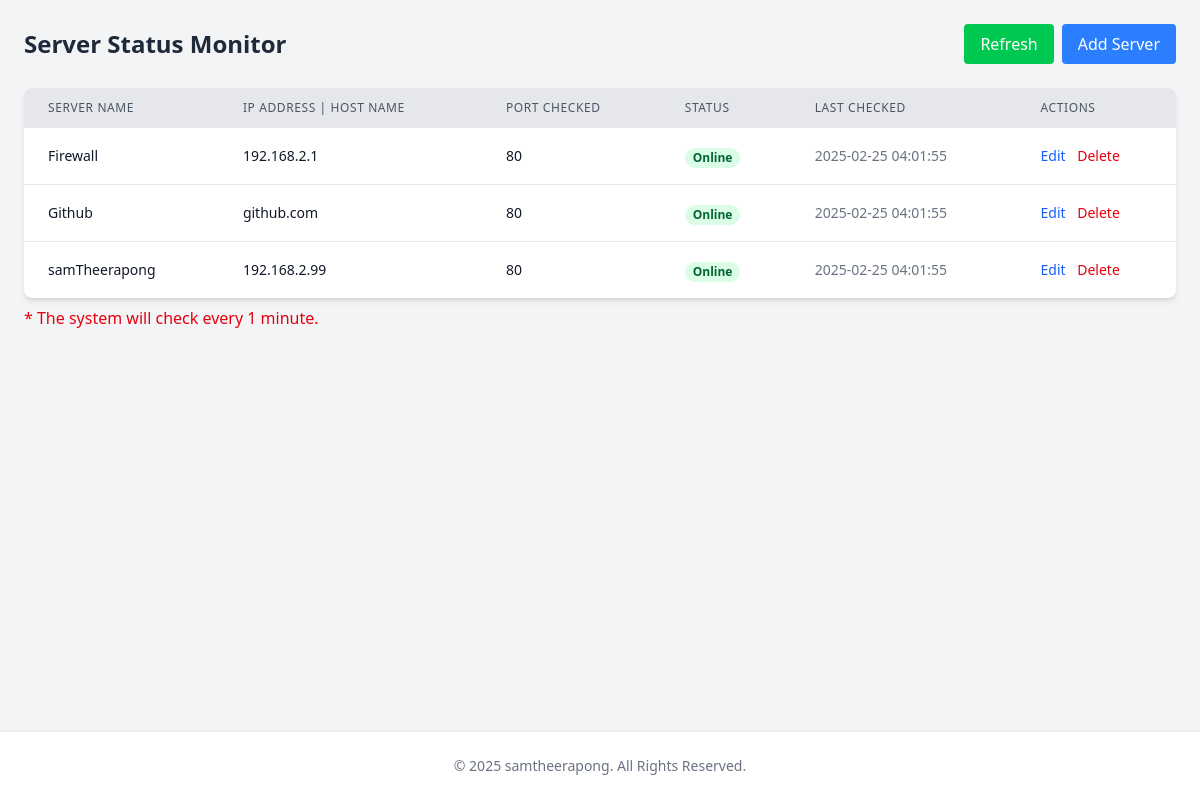
Before: / with the older database file.
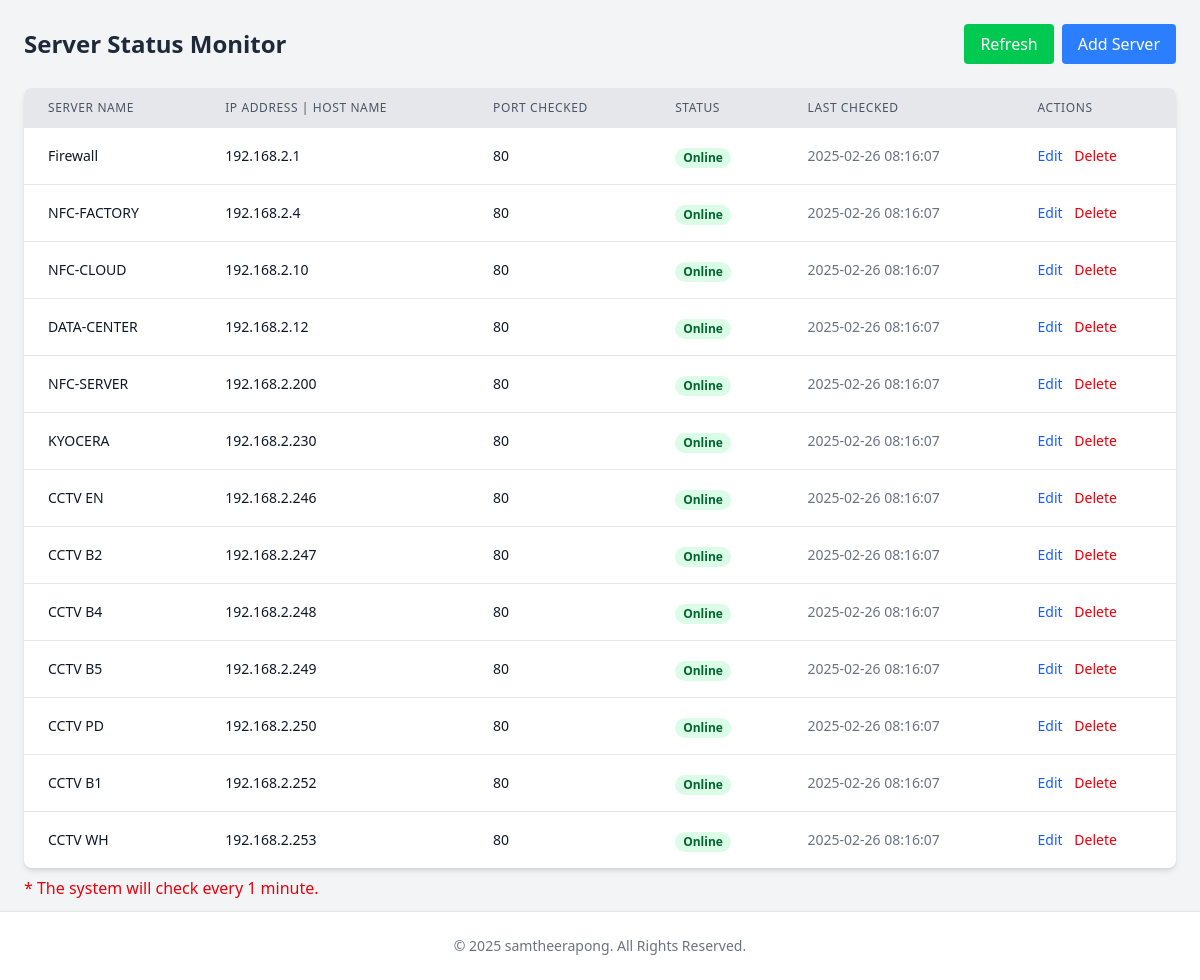
After: the same page with the newer database file.
### tables this page shows
CREATE TABLE `server_status` (
  `id` int NOT NULL,
  `server_name` varchar(100) DEFAULT NULL,
  `ip_address` varchar(15) DEFAULT NULL,
  `port` int DEFAULT NULL,
  `status` varchar(20) DEFAULT NULL,
  `last_checked` timestamp NULL DEFAULT CURRENT_TIMESTAMP
);

### controllers/ServerController.php (called while the page is built, shortened)
<?php
require_once 'models/ServerModel.php';
class ServerController {
    private $model;
    public function __construct() {
        $this->model = new ServerModel();
    }
    public function index() {
        $servers = $this->model->getAllServers();
        foreach ($servers as $server) {
            $status = $this->model->checkServerStatus($server['ip_address'], $server['port']);
            $this->model->updateStatus($server['id'], $status);
        }
        $servers = $this->model->getAllServers();
        require_once 'views/server_list.php';
    }
}

### models/ServerModel.php (called while the page is built, shortened)
<?php
class ServerModel
{
    private $db;
    public function __construct()
    {
        $dotenv = Dotenv::createImmutable(__DIR__ . '/..');
        $host = $_ENV['DB_HOST'];
        $dbname = $_ENV['DB_NAME'];
        $user = $_ENV['DB_USER'];
        $pass = $_ENV['DB_PASS'];
        $this->db = new PDO("mysql:host=$host;dbname=$dbname", $user, $pass);
        $this->db->setAttribute(PDO::ATTR_ERRMODE, PDO::ERRMODE_EXCEPTION);
    }
    public function getAllServers()
    {
        $stmt = $this->db->prepare("SELECT * FROM server_status");
        $stmt->execute();
        return $stmt->fetchAll(PDO::FETCH_ASSOC);
    }
}

### views/server_list.php (the view, shortened to what this page needs)
<!DOCTYPE html>
<html lang="en">
<head>
    <link href="./src/output.css" rel="stylesheet">
</head>
<body class="bg-gray-100 min-h-screen p-6">
    <div class="max-w-6xl mx-auto">
        <div class="flex justify-between items-center mb-6">
            <h2 class="text-2xl font-bold text-gray-800">Server Status Monitor</h2>
            <div class="flex space-x-2">
                <button id="refreshBtn" class="bg-green-500 text-white px-4 py-2 rounded hover:bg-green-600">Refresh</button>
                <button id="addServerBtn" class="bg-blue-500 text-white px-4 py-2 rounded hover:bg-blue-600">Add Server</button>
            </div>
        </div>
        <div class="bg-white shadow-md rounded-lg overflow-hidden">
            <table class="w-full">
                <thead class="bg-gray-200">
                    <tr>
                        <th class="px-6 py-3 text-left text-xs font-medium text-gray-600 uppercase tracking-wider">Server Name</th>
                        <th class="px-6 py-3 text-left text-xs font-medium text-gray-600 uppercase tracking-wider">IP Address | Host Name</th>
                        <th class="px-6 py-3 text-left text-xs font-medium text-gray-600 uppercase tracking-wider">Port Checked</th>
                        <th class="px-6 py-3 text-left text-xs font-medium text-gray-600 uppercase tracking-wider">Status</th>
                        <th class="px-6 py-3 text-left text-xs font-medium text-gray-600 uppercase tracking-wider">Last Checked</th>
                        <th class="px-6 py-3 text-left text-xs font-medium text-gray-600 uppercase tracking-wider">Actions</th>
                    </tr>
                </thead>
                <tbody class="divide-y divide-gray-200">
                    <?php foreach ($servers as $server): ?>
                        <tr class="hover:bg-gray-50">
                            <td class="px-6 py-4 whitespace-nowrap text-sm text-gray-900"><?php echo $server['server_name']; ?></td>
                            <td class="px-6 py-4 whitespace-nowrap text-sm text-gray-900"><?php echo $server['ip_address']; ?></td>
                            <td class="px-6 py-4 whitespace-nowrap text-sm text-gray-900"><?php echo $server['port']; ?></td>
                            <td class="px-6 py-4 whitespace-nowrap">
                                <span class="px-2 inline-flex text-xs leading-5 font-semibold rounded-full <?php echo $server['status'] === 'Online' ? 'bg-green-100 text-green-800' : 'bg-red-100 text-red-800'; ?>">
                                    <?php echo $server['status']; ?>
                                </span>
                            </td>
                            <td class="px-6 py-4 whitespace-nowrap text-sm text-gray-500"><?php echo $server['last_checked']; ?></td>
                            <td class="px-6 py-4 whitespace-nowrap text-sm">
                                <button class="text-blue-600 hover:text-blue-800 mr-2 editServerBtn"
                                    data-id="<?php echo $server['id']; ?>"
                                    data-name="<?php echo $server['server_name']; ?>"
                                    data-ip="<?php echo $server['ip_address']; ?>"
                                    data-port="<?php echo $server['port']; ?>">Edit</button>
                                <a href="/check-server/delete/<?php echo $server['id']; ?>" class="text-red-600 hover:text-red-800 deleteServerBtn" data-id="<?php echo $server['id']; ?>">Delete</a>
                            </td>
                        </tr>
                    <?php endforeach; ?>
                </tbody>
            </table>
        </div>
        <div class="flex justify-between items-center mb-12">
            <p class="text-red-600 py-2">* The system will check every 1 minute.</p>
        </div>
    </div>
    <footer class="fixed bottom-0 left-0 z-20 w-full p-4 bg-white border-t border-gray-200 shadow-sm md:flex md:items-center md:justify-center md:p-6 dark:bg-gray-800 dark:border-gray-600">
        <span class="text-sm text-gray-500 sm:text-center dark:text-gray-400">© <?=  date('Y') ?> <a href="https://github.com/samtheerapong/check-server" target="_blank" class="hover:underline">samtheerapong</a>. All Rights Reserved.</span>
    </footer>
</body>
</html>

### index.php
<?php
require_once 'controllers/ServerController.php';
$controller = new ServerController();
$uri = $_SERVER['REQUEST_URI'];
$basePath = '/check-server';
$uri = str_replace($basePath, '', $uri);
$uri = explode('/', trim($uri, '/'));
if (empty($uri[0])) {
    $controller->index();
} elseif ($uri[0] === 'create') {
    $controller->create();
} elseif ($uri[0] === 'edit' && isset($uri[1])) {
    $controller->edit($uri[1]);
} elseif ($uri[0] === 'delete' && isset($uri[1])) {
    $controller->delete($uri[1]);
} else {
    $controller->index();
}

Changed rows visible on the page:
changed server_status "Firewall": last_checked "2025-02-25 04:01:55" → "2025-02-26 08:16:07"
changed server_status: server_name "Github" → "NFC-FACTORY"; ip_address "github.com" → "192.168.2.4"; last_checked "2025-02-25 04:01:55" → "2025-02-26 08:16:07"
changed server_status: server_name "samTheerapong" → "NFC-CLOUD"; ip_address "192.168.2.99" → "192.168.2.10"; last_checked "2025-02-25 04:01:55" → "2025-02-26 08:16:07"
added server_status: server_name "DATA-CENTER", ip_address "192.168.2.12", port "80", status "Online", last_checked "2025-02-26 08:16:07"
added server_status: server_name "NFC-SERVER", ip_address "192.168.2.200", port "80", status "Online", last_checked "2025-02-26 08:16:07"
added server_status: server_name "KYOCERA", ip_address "192.168.2.230", port "80", status "Online", last_checked "2025-02-26 08:16:07"
added server_status: server_name "CCTV EN", ip_address "192.168.2.246", port "80", status "Online", last_checked "2025-02-26 08:16:07"
added server_status: server_name "CCTV B2", ip_address "192.168.2.247", port "80", status "Online", last_checked "2025-02-26 08:16:07"
added server_status: server_name "CCTV B4", ip_address "192.168.2.248", port "80", status "Online", last_checked "2025-02-26 08:16:07"
added server_status: server_name "CCTV B5", ip_address "192.168.2.249", port "80", status "Online", last_checked "2025-02-26 08:16:07"
added server_status: server_name "CCTV PD", ip_address "192.168.2.250", port "80", status "Online", last_checked "2025-02-26 08:16:07"
added server_status: server_name "CCTV B1", ip_address "192.168.2.252", port "80", status "Online", last_checked "2025-02-26 08:16:07"
added server_status: server_name "CCTV WH", ip_address "192.168.2.253", port "80", status "Online", last_checked "2025-02-26 08:16:07"
